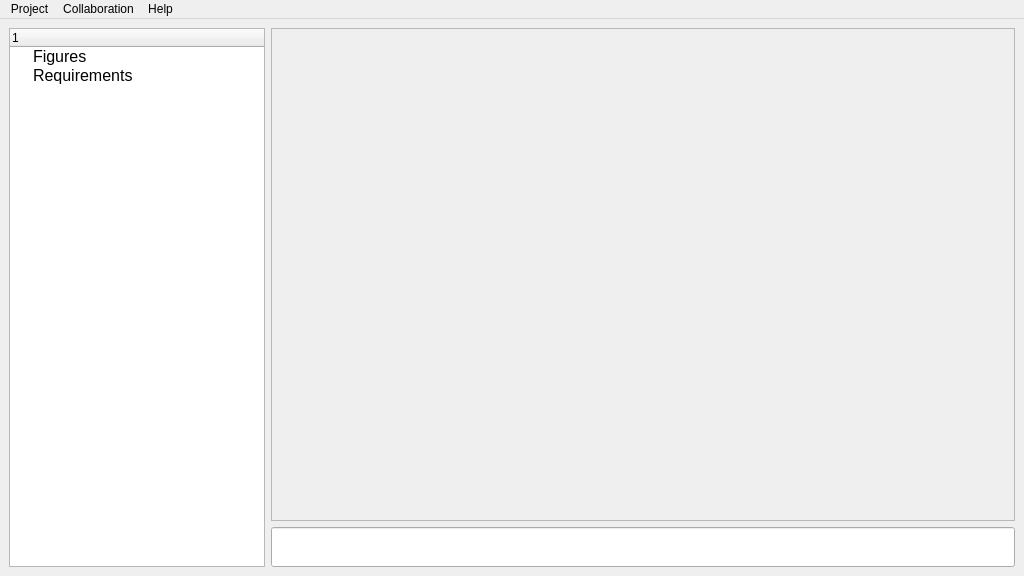
<?xml version="1.0" encoding="UTF-8"?>
<ui version="4.0">
 <class>MainWindow</class>
 <widget class="QMainWindow" name="MainWindow">
  <property name="geometry">
   <rect>
    <x>0</x>
    <y>0</y>
    <width>1024</width>
    <height>576</height>
   </rect>
  </property>
  <property name="minimumSize">
   <size>
    <width>640</width>
    <height>360</height>
   </size>
  </property>
  <property name="maximumSize">
   <size>
    <width>1920</width>
    <height>1080</height>
   </size>
  </property>
  <property name="windowTitle">
   <string>MainWindow</string>
  </property>
  <property name="styleSheet">
   <string notr="true">background: &quot;#978897&quot;</string>
  </property>
  <widget class="QWidget" name="centralwindow">
   <layout class="QGridLayout" name="gridLayout_2">
    <item row="1" column="1">
     <widget class="QFrame" name="workWindow">
      <property name="minimumSize">
       <size>
        <width>320</width>
        <height>180</height>
       </size>
      </property>
      <property name="maximumSize">
       <size>
        <width>1920</width>
        <height>1080</height>
       </size>
      </property>
      <property name="styleSheet">
       <string notr="true">background: &quot;#ffffff&quot;</string>
      </property>
      <property name="frameShape">
       <enum>QFrame::Shape::StyledPanel</enum>
      </property>
      <property name="frameShadow">
       <enum>QFrame::Shadow::Raised</enum>
      </property>
     </widget>
    </item>
    <item row="2" column="1">
     <widget class="QLineEdit" name="console">
      <property name="enabled">
       <bool>true</bool>
      </property>
      <property name="sizePolicy">
       <sizepolicy hsizetype="Expanding" vsizetype="Fixed">
        <horstretch>0</horstretch>
        <verstretch>0</verstretch>
       </sizepolicy>
      </property>
      <property name="minimumSize">
       <size>
        <width>0</width>
        <height>40</height>
       </size>
      </property>
      <property name="font">
       <font>
        <pointsize>12</pointsize>
       </font>
      </property>
      <property name="cursor">
       <cursorShape>IBeamCursor</cursorShape>
      </property>
      <property name="layoutDirection">
       <enum>Qt::LayoutDirection::LeftToRight</enum>
      </property>
      <property name="autoFillBackground">
       <bool>false</bool>
      </property>
      <property name="styleSheet">
       <string notr="true">background:&quot;#3e3d3d&quot;</string>
      </property>
      <property name="text">
       <string/>
      </property>
     </widget>
    </item>
    <item row="1" column="0" rowspan="2">
     <widget class="QTreeWidget" name="leftMenu">
      <property name="sizePolicy">
       <sizepolicy hsizetype="Maximum" vsizetype="Expanding">
        <horstretch>0</horstretch>
        <verstretch>0</verstretch>
       </sizepolicy>
      </property>
      <property name="minimumSize">
       <size>
        <width>50</width>
        <height>320</height>
       </size>
      </property>
      <property name="styleSheet">
       <string notr="true">background: &quot;#494850&quot;</string>
      </property>
      <column>
       <property name="text">
        <string/>
       </property>
       <property name="font">
        <font>
         <stylestrategy>PreferDefault</stylestrategy>
         <kerning>true</kerning>
        </font>
       </property>
      </column>
      <item>
       <property name="text">
        <string>Figures</string>
       </property>
       <property name="font">
        <font>
         <pointsize>12</pointsize>
        </font>
       </property>
      </item>
      <item>
       <property name="text">
        <string>Requirements</string>
       </property>
       <property name="font">
        <font>
         <pointsize>12</pointsize>
        </font>
       </property>
      </item>
     </widget>
    </item>
   </layout>
  </widget>
  <widget class="QMenuBar" name="upMenu">
   <property name="geometry">
    <rect>
     <x>0</x>
     <y>0</y>
     <width>1024</width>
     <height>33</height>
    </rect>
   </property>
   <property name="font">
    <font>
     <pointsize>9</pointsize>
    </font>
   </property>
   <widget class="QMenu" name="menuCollaboration">
    <property name="font">
     <font>
      <pointsize>9</pointsize>
     </font>
    </property>
    <property name="title">
     <string>Project</string>
    </property>
    <addaction name="actionSave_project_to"/>
    <addaction name="actionImport_project"/>
    <addaction name="actionExport_bmp"/>
    <addaction name="actionOpen_bmp"/>
   </widget>
   <widget class="QMenu" name="menuProject">
    <property name="title">
     <string>Collaboration</string>
    </property>
    <addaction name="actionOpen_server"/>
    <addaction name="actionJoin_server"/>
    <addaction name="actionJoin_local_server"/>
    <addaction name="separator"/>
    <addaction name="actionExit_from_session"/>
   </widget>
   <widget class="QMenu" name="menuHelp">
    <property name="title">
     <string>Help</string>
    </property>
    <addaction name="action_help"/>
   </widget>
   <addaction name="menuCollaboration"/>
   <addaction name="menuProject"/>
   <addaction name="menuHelp"/>
  </widget>
  <action name="actionSave_project_to">
   <property name="text">
    <string>Save project to...</string>
   </property>
   <property name="font">
    <font/>
   </property>
  </action>
  <action name="actionImport_project">
   <property name="text">
    <string>Import project</string>
   </property>
  </action>
  <action name="actionExport_bmp">
   <property name="text">
    <string>Export bmp</string>
   </property>
  </action>
  <action name="actionOpen_bmp">
   <property name="text">
    <string>Open bmp</string>
   </property>
  </action>
  <action name="actionOpen_server">
   <property name="text">
    <string>Open server</string>
   </property>
  </action>
  <action name="actionJoin_server">
   <property name="text">
    <string>Join server</string>
   </property>
  </action>
  <action name="actionJoin_local_server">
   <property name="text">
    <string>Join local server</string>
   </property>
  </action>
  <action name="actionExit_from_session">
   <property name="text">
    <string>Exit from session</string>
   </property>
  </action>
  <action name="action_help">
   <property name="text">
    <string>Вам не нужен help</string>
   </property>
  </action>
 </widget>
 <resources/>
 <connections/>
</ui>
